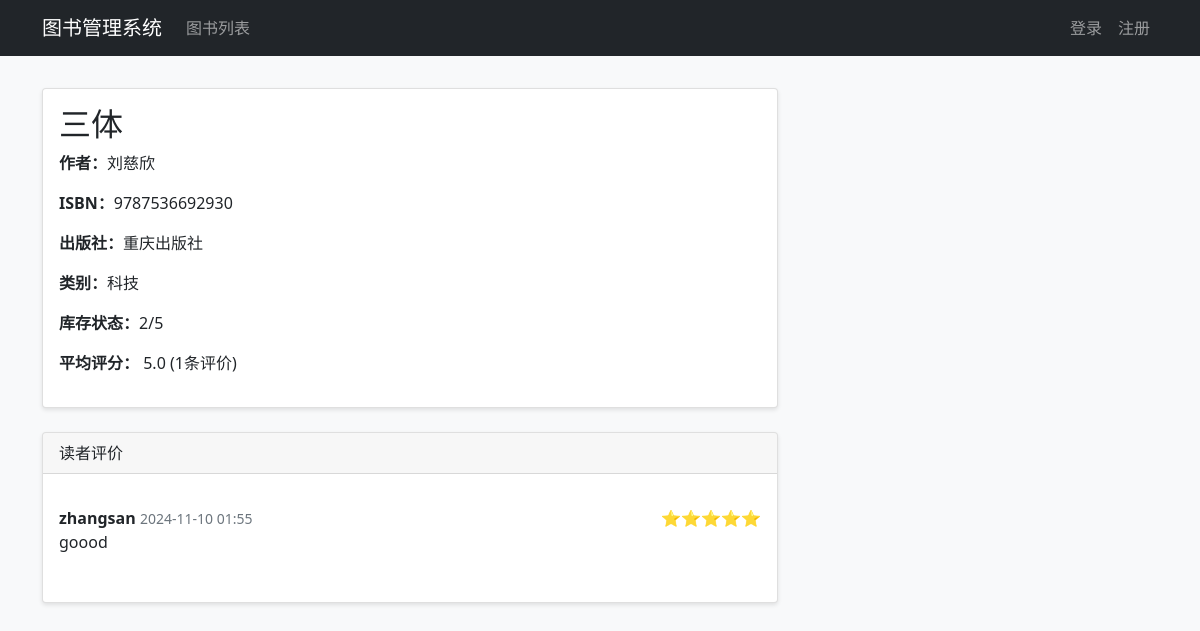
Screenshot of /book/1 with the database file from the repository.
### app/models/book.py (models this page shows)
class Book(db.Model):
    __tablename__ = 'books'
    id = db.Column(db.Integer, primary_key=True)
    isbn = db.Column(db.String(13), unique=True, nullable=False)
    title = db.Column(db.String(200), nullable=False)
    author = db.Column(db.String(100), nullable=False)
    publisher = db.Column(db.String(100))
    publish_date = db.Column(db.Date)
    category = db.Column(db.String(50))
    total_copies = db.Column(db.Integer, default=1)
    available_copies = db.Column(db.Integer, default=1)
    loans = db.relationship('Loan', backref='book', lazy=True)

### app/models/comment.py (models this page shows)
class Comment(db.Model):
    __tablename__ = 'comments'
    id = db.Column(db.Integer, primary_key=True)
    user_id = db.Column(db.Integer, db.ForeignKey('users.id'), nullable=False)
    book_id = db.Column(db.Integer, db.ForeignKey('books.id'), nullable=False)
    content = db.Column(db.Text, nullable=False)
    rating = db.Column(db.Integer)  # 1-5星评分
    created_at = db.Column(db.DateTime, default=datetime.utcnow)
    is_approved = db.Column(db.Boolean, default=False)
    user = db.relationship('User', backref='comments')
    book = db.relationship('Book', backref='comments')

### app/models/user.py (models this page shows, shortened)
class User(UserMixin, db.Model):
    __tablename__ = 'users'
    id = db.Column(db.Integer, primary_key=True)
    username = db.Column(db.String(80), unique=True, nullable=False)
    email = db.Column(db.String(120), unique=True, nullable=False)
    password_hash = db.Column(db.String(128))
    is_admin = db.Column(db.Boolean, default=False)
    loans = db.relationship('Loan', backref='user', lazy=True)

### app/routes/book.py (the view)
@bp.route('/book/<int:id>')
def book_detail(id):
    book = Book.query.get_or_404(id)
    return render_template('book/detail.html', book=book)

### app/__init__.py (called while the page is built)
def create_app():
    app = Flask(__name__)
    app.config.from_object(Config)
    db.init_app(app)
    login_manager.init_app(app)
    login_manager.login_view = 'auth.login'
    @app.template_filter('now')
    def now_filter(f):
        return datetime.utcnow()
    @app.template_filter('avg')
    def avg_filter(lst):
        return sum(lst) / len(lst) if lst else 0
    from app.routes import main, auth, book, loan
    app.register_blueprint(main.bp)
    app.register_blueprint(auth.bp)
    app.register_blueprint(book.bp)
    app.register_blueprint(loan.bp)
    @login_manager.user_loader
    def load_user(id):
        from app.models.user import User
        return User.query.get(int(id))
    return app

### app/templates/book/detail.html (shortened to what this page needs)
{% extends "base.html" %}
{% block content %}
<div class="row">
    <div class="col-md-8">
        <div class="card mb-4">
            <div class="card-body">
                <h2 class="card-title">{{ book.title }}</h2>
                <div class="book-info">
                    <p><strong>作者：</strong>{{ book.author }}</p>
                    <p><strong>ISBN：</strong>{{ book.isbn }}</p>
                    <p><strong>出版社：</strong>{{ book.publisher }}</p>
                    <p><strong>类别：</strong>{{ book.category }}</p>
                    <p><strong>库存状态：</strong>{{ book.available_copies }}/{{ book.total_copies }}</p>
                    {% if book.comments %}
                    <p><strong>平均评分：</strong>
                        {{ "%.1f"|format(book.comments|selectattr("rating")|map(attribute="rating")|list|avg) }}
                        ({{ book.comments|length }}条评价)
                    </p>
                    {% endif %}
                </div>
            </div>
        </div>
        <div class="card">
            <div class="card-header">读者评价</div>
            <div class="card-body">
                {% for comment in book.comments|selectattr("is_approved")|sort(attribute="created_at", reverse=true) %}
                <div class="comment mb-3">
                    <div class="d-flex justify-content-between">
                        <div>
                            <strong>{{ comment.user.username }}</strong>
                            <small class="text-muted">{{ comment.created_at.strftime('%Y-%m-%d %H:%M') }}</small>
                        </div>
                        <div class="rating">
                            {% for _ in range(comment.rating) %}⭐{% endfor %}
                        </div>
                    </div>
                    <p class="mb-0">{{ comment.content }}</p>
                </div>
                {% endfor %}
            </div>
        </div>
    </div>
</div>
{% endblock %}

### app/static/css/style.css (style rules this page uses)
body { background-color: #f8f9fa; }
.card { box-shadow: 0 2px 4px rgba(0,0,0,0.1); transition: transform 0.2s; }
.rating { color: #ffc107; }
.comment { border-bottom: 1px solid #eee; padding: 1rem 0; }
.comment:last-child { border-bottom: none; }

### rows the page displays
Book: title "三体", author "刘慈欣", isbn "9787536692930", publisher "重庆出版社", category "科技", available_copies "2", total_copies "5"
Comment: user.username "zhangsan", created_at "2024-11-10 01:55", content "goood"

### other values shown
{{ book.comments|length }} "1"
